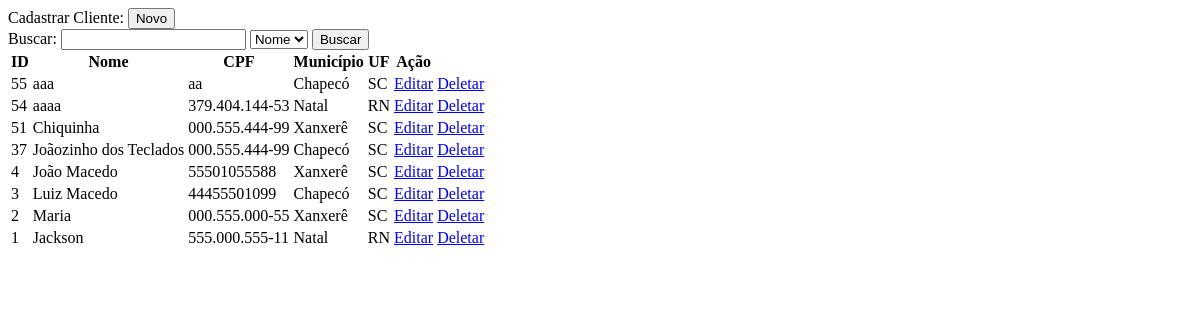
Before: /listarCliente.php with the older database file.
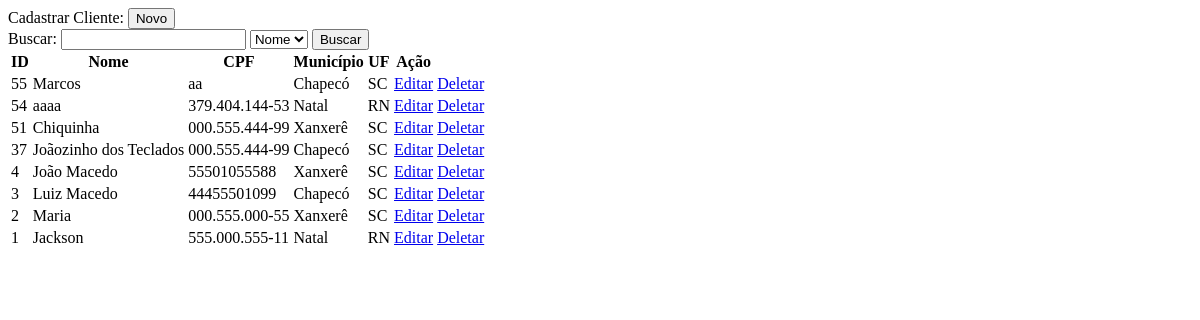
After: the same page with the newer database file.
### tables this page shows
CREATE TABLE IF NOT EXISTS `cliente` (
  `id` int(11) NOT NULL AUTO_INCREMENT,
  `nome` varchar(100) DEFAULT NULL,
  `telefone` varchar(20) DEFAULT NULL,
  `cpf` varchar(14) DEFAULT NULL,
  `email` varchar(100) DEFAULT NULL,
  `municipio_id` int(11) NOT NULL,
  PRIMARY KEY (`id`),
  KEY `FK_cliente_municipio` (`municipio_id`)
);

CREATE TABLE IF NOT EXISTS `municipio` (
  `id` int(11) NOT NULL AUTO_INCREMENT,
  `nome` varchar(150) NOT NULL,
  `uf` varchar(2) NOT NULL,
  `estado` varchar(100) NOT NULL,
  PRIMARY KEY (`id`)
);

### BD.php (called while the page is built, shortened)
<?php
class BD
{
    public function connection()
    {
        $bd_tipo = "mysql";
        $host = "localhost";
        $bd_nome = "db_tai_aula_2020";
        $bd_porta = "3306";
        $bd_usuario = "root";
        $bd_senha = "123456";
        $bd_charset = "utf8mb4";
        $str_conn = $bd_tipo . ":host=" . $host . ";dbname=" . $bd_nome . ";port=" . $bd_porta;;
        return new PDO(
            $str_conn,
            $bd_usuario,
            $bd_senha,
            array(PDO::MYSQL_ATTR_INIT_COMMAND => "SET NAMES " . $bd_charset)
        );
    }
    public function selectAll($tabela = 'cliente')
    {
        $conn = $this->connection();
        $stmt = $conn->prepare("SELECT * FROM $tabela order by id desc");
        $stmt->execute();
        return $stmt;
    }
    public function find($id, $tabela = "cliente")
    {
        $conn = $this->connection();
        $stmt = $conn->prepare("SELECT * FROM $tabela WHERE id = ?");
        $stmt->execute([$id]);
        return $stmt->fetchObject();
    }
}

### listarCliente.php (the view, shortened to what this page needs)
<?php
include 'BD.php';
?>
<!DOCTYPE html>
<html lang="en">
<head>
</head>
<body>
    <form action="formCliente.php" method="POST">
        <label>Cadastrar Cliente: </label>
        <input type="submit" value="Novo">
    </form>
    <form action="listarCliente.php" method="POST">
        <label>Buscar: </label>
        <input type="text" name="valor"/>
        <select name="tipo">
            <option value="nome">Nome</option>
        </select>
        <input type="submit" value="Buscar">
    </form>
    <?php
    $objBD = new BD();
    $objBD->connection();
    if(!empty($_POST['valor'])){
       $result = $objBD->search($_POST);
    }else{
       $result = $objBD->selectAll();
    }
    echo "
<table style=''>
<tr>
  <th>ID</th>
  <th>Nome</th>
  <th>CPF</th>
  <th>Município</th>
  <th>UF</th>
  <th>Ação</th>
</tr>";
    foreach ($result as $item) {
        $objMunicipio = $objBD->find($item['municipio_id'], "municipio");
        echo "
    <tr>
      <td>" . $item['id'] . "</td>
      <td>" . $item['nome'] . "</td>
      <td>" . $item['cpf'] . "</td>
      <td>" . $objMunicipio->nome  . "</td>
      <td>" . $objMunicipio->uf  . "</td>
      <td><a href='formEditarCliente.php?id=" . $item['id'] . "'>Editar</a></td>
      <td><a href='formDeletarCliente.php?id=" . $item['id'] . "'>Deletar</a></td>
    </tr>
    ";
    }
    echo "</table>";
    ?>
</body>
</html>

Changed rows visible on the page:
changed cliente "aa": nome "aaa" → "Marcos"
